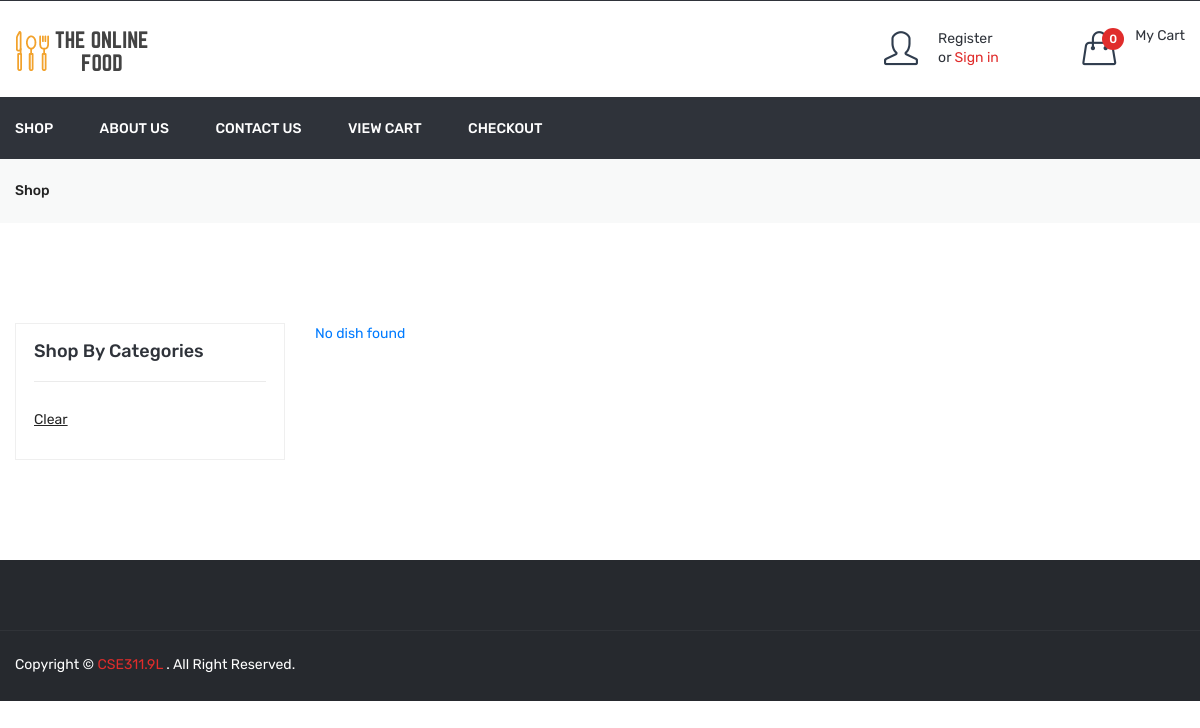
Before: /shop.php with the older database file.
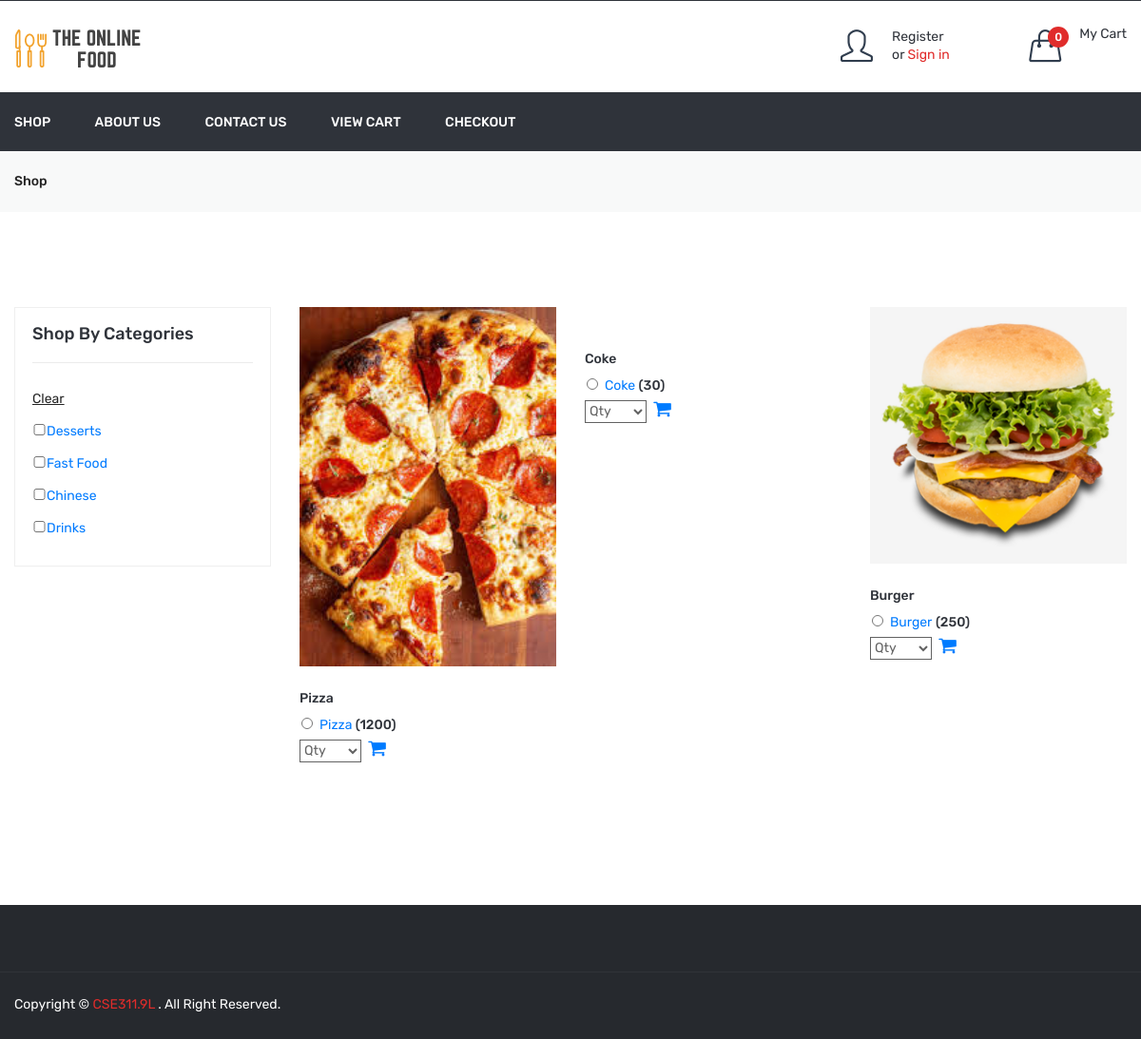
After: the same page with the newer database file.
### tables this page shows
CREATE TABLE `dish` (
  `id` int(11) NOT NULL,
  `category_id` int(11) NOT NULL,
  `dish` varchar(100) NOT NULL,
  `dish_detail` text NOT NULL,
  `image` varchar(100) NOT NULL,
  `status` int(11) NOT NULL,
  `added_on` datetime NOT NULL
);

CREATE TABLE `dish_details` (
  `id` int(11) NOT NULL,
  `dish_id` int(11) NOT NULL,
  `attribute` varchar(100) NOT NULL,
  `price` int(11) NOT NULL,
  `status` int(11) NOT NULL,
  `added_on` datetime NOT NULL
);

CREATE TABLE `category` (
  `id` int(11) NOT NULL,
  `category` varchar(50) NOT NULL,
  `order_number` int(11) NOT NULL,
  `status` int(11) NOT NULL,
  `added_on` datetime NOT NULL
);

### function.inc.php (called while the page is built, shortened)
    <?php
function getcartTotalPrice(){
    $cartArr=getUserFullCart();
    $totalPrice=0;
    return $totalPrice;
}
function getUserFullCart($attr_id=''){
    $cartArr=array();
    if($attr_id!=''){
        return $cartArr[$attr_id]['qty'];
    }else{
        return $cartArr;
    }
}
?>

### shop.php (the view, shortened to what this page needs)
<?php
include("header.php");
?>
    <div class="breadcrumb-area gray-bg">
        <div class="container">
            <div class="breadcrumb-content">
                <ul>
                    <li><a href="shop.php">Shop</a></li>
                </ul>
            </div>
        </div>
    </div>
    <div class="shop-page-area pt-100 pb-100">
        <div class="container">
            <div class="row flex-row-reverse">
                <div class="col-lg-9">
                    <?php
                    $product_sql="select * from dish where status=1";
                    $product_sql.=" order by dish desc";
                    $product_res=mysqli_query($con,$product_sql);
                    $product_count=mysqli_num_rows($product_res);
                    ?>
                    <div class="grid-list-product-wrapper">
                        <div class="product-grid product-view pb-20">
                            <?php if($product_count>0){?>
                                <div class="row">
                                    <?php while($product_row=mysqli_fetch_assoc($product_res)){?>
                                        <div class="product-width col-xl-4 col-lg-4 col-md-4 col-sm-6 col-12 mb-30">
                                            <div class="product-wrapper">
                                                <div class="product-img">
                                                    <a href="javascript:void(0)">
                                                        <img src="<?php echo SITE_DISH_IMAGE.$product_row['image']?>" alt="">
                                                    </a>
                                                </div>
                                                <div class="product-content" id="dish_detail">
                                                    <h4>
                                                        <a href="javascript:void(0)"><?php echo $product_row['dish']?> </a>
                                                    </h4>
                                                    <?php
                                                    $dish_attr_res=mysqli_query($con,"SELECT * FROM dish_details WHERE status='1' AND dish_id='".$product_row['id']."' ORDER BY price asc");
                                                    ?>
                                                    <div class="product-price-wrapper">
                                                        <?php
                                                            while($dish_attr_row=mysqli_fetch_assoc($dish_attr_res)){
                                                                echo "<input type='radio' class='dish_radio' name='radio_".$product_row['id']."' id='radio_".$product_row['id']."' value='".$dish_attr_row['id']."'/>";
                                                                echo $dish_attr_row['attribute'];
                                                                echo "<span class='price'>(".$dish_attr_row['price'].")</span>";
                                                            }
                                                        ?>
                                                    </div>
                                                    <div class="product-price-wrapper">
                                                        <select class="select" id="qty<?php echo $product_row['id']?>">
                                                            <option value="0">Qty</option>
                                                        </select>
                                                        <i class="fa fa-shopping-cart cart_icon" aria-hidden="true" onclick="add_to_cart('<?php echo $product_row['id']?>','add')"></i>
                                                    </div>
                                                </div>
                                            </div>
                                        </div>
                                    <?php } ?>
                                </div>
                            <?php } else{
                                echo "No dish found";
                            }?>
                        </div>
                    </div>
                </div>
                <?php
                $cat_res=mysqli_query($con,"select * from category where status=1 order by order_number desc")
                ?>
                <div class="col-lg-3">
                    <div class="shop-sidebar-wrapper gray-bg-7 shop-sidebar-mrg">
                        <div class="shop-widget">
                            <h4 class="shop-sidebar-title">Shop By Categories</h4>
                            <div class="shop-catigory">
                                <ul id="faq" class="category_list">
                                    <li> <a href="shop.php"><u>Clear</u></a> </li>
                                    <?php
                                    while($cat_row=mysqli_fetch_assoc($cat_res)){
                                        $is_checked='';
                                        echo "<li> <input $is_checked onclick=set_checkbox('".$cat_row['id']."') type='checkbox' class='cat_checkbox' name='cat_arr[]' value='".$cat_row['id']."'/>".$cat_row['category']."</li>";
                                    }
                                    ?>
                                </ul>
                            </div>
                        </div>
                    </div>
                </div>
            </div>
        </div>
    </div>
<?php
include("footer.php");
?>

### header.php (shortened to what this page needs)
<?php
include ('function.inc.php');
$cartArr=getUserFullCart();
$totalCartDish=count($cartArr);
?>
<!doctype html>
<html class="no-js" lang="zxx">
<head>
    <link rel="stylesheet" href="assets/css/bootstrap.min.css">
    <link rel="stylesheet" href="assets/css/animate.css">
    <link rel="stylesheet" href="assets/css/owl.carousel.min.css">
    <link rel="stylesheet" href="assets/css/slick.css">
    <link rel="stylesheet" href="assets/css/chosen.min.css">
    <link rel="stylesheet" href="assets/css/ionicons.min.css">
    <link rel="stylesheet" href="assets/css/font-awesome.min.css">
    <link rel="stylesheet" href="assets/css/simple-line-icons.css">
    <link rel="stylesheet" href="assets/css/jquery-ui.css">
    <link rel="stylesheet" href="assets/css/meanmenu.min.css">
    <link rel="stylesheet" href="assets/css/style.css">
    <link rel="stylesheet" href="assets/css/responsive.css">
</head>
<body>
<header class="header-area">
    <div class="header-middle">
        <div class="container">
            <div class="row">
                <div class="col-lg-3 col-md-4 col-12 col-sm-4">
                    <div class="logo">
                        <a href="index.php">
                            <img alt="" src="assets/img/logo/logo2.png">
                        </a>
                    </div>
                </div>
                <div class="col-lg-9 col-md-8 col-12 col-sm-8">
                    <div class="header-middle-right f-right">
                        <div class="header-login">
                            <?php
                                    if(!isset($_SESSION['FOOD_USER_NAME'])){
                                        ?>
                                    <a href="login-register.php">
                                        <div class="header-icon-style">
                                            <i class="icon-user icons header_icon"></i>
                                        </div>
                                        <div class="login-text-content header_icon">
                                                <p>Register <br> or <span>Sign in</span></p>
                                        </div>
                                    </a>
                                    <?php
                                            }
                                            ?>
                        </div>
                        <div class="header-wishlist">
                        </div>
                        <div class="header-cart">
                            <a href="#">
                                <div class="header-icon-style">
                                    <i class="icon-handbag icons"></i>
                                    <span class="count-style" id="totalCartDish"><?php echo $totalCartDish?></span>
                                </div>
                                <div class="cart-text">
                                    <span class="digit">My Cart</span>
                                </div>
                            </a>
                        </div>
                    </div>
                </div>
            </div>
        </div>
    </div>
    <div class="header-bottom transparent-bar black-bg">
        <div class="container">
            <div class="row">
                <div class="col-lg-12 col-md-12 col-12">
                    <div class="main-menu">
                        <nav>
                            <ul>
                                <li><a href="shop.php">Shop</a></li>
                                <li><a href="about_us.php">About Us</a></li>
                                <li><a href="contact_us.php">Contact Us</a></li>
                                <li><a href="cart.php">View Cart</a></li>
                                <li><a href="checkout.php">Checkout</a></li>
                            </ul>
                        </nav>
                    </div>
                </div>
            </div>
        </div>
    </div>
</header>

### footer.php (shortened to what this page needs)
<div class="footer-area black-bg-2 pt-70">
    <div class="footer-bottom-area border-top-4">
        <div class="container">
            <div class="row">
                <div class="col-lg-6 col-md-6 col-sm-7">
                    <div class="copyright">
                        <p>Copyright © <a href="#">CSE311.9L</a> . All Right Reserved.</p>
                    </div>
                </div>
                <div class="col-lg-6 col-md-6 col-sm-5">
                    <div class="footer-social">
                        <ul>
                            <li><a href="#"><i class="ion-social-facebook"></i></a></li>
                            <li><a href="#"><i class="ion-social-twitter"></i></a></li>
                            <li><a href="#"><i class="ion-social-instagram-outline"></i></a></li>
                            <li><a href="#"><i class="ion-social-googleplus-outline"></i></a></li>
                            <li><a href="#"><i class="ion-social-rss"></i></a></li>
                            <li><a href="#"><i class="ion-social-dribbble-outline"></i></a></li>
                        </ul>
                    </div>
                </div>
            </div>
        </div>
    </div>
</div>
</body>
</html>

Changed rows visible on the page:
added dish: image (picture), dish "Pizza", id "Qty"
added dish_details: attribute "Pizza", price "1200"
added dish: dish "Coke", id "Qty"
added dish_details: attribute "Coke", price "30"
added dish: image (picture), dish "Burger", id "Qty"
added dish_details: attribute "Burger", price "250"
added category: category "Desserts"
added category: category "Fast Food"
added category: category "Chinese"
added category: category "Drinks"
Other visible differences:
text no longer shown: "No dish found"
